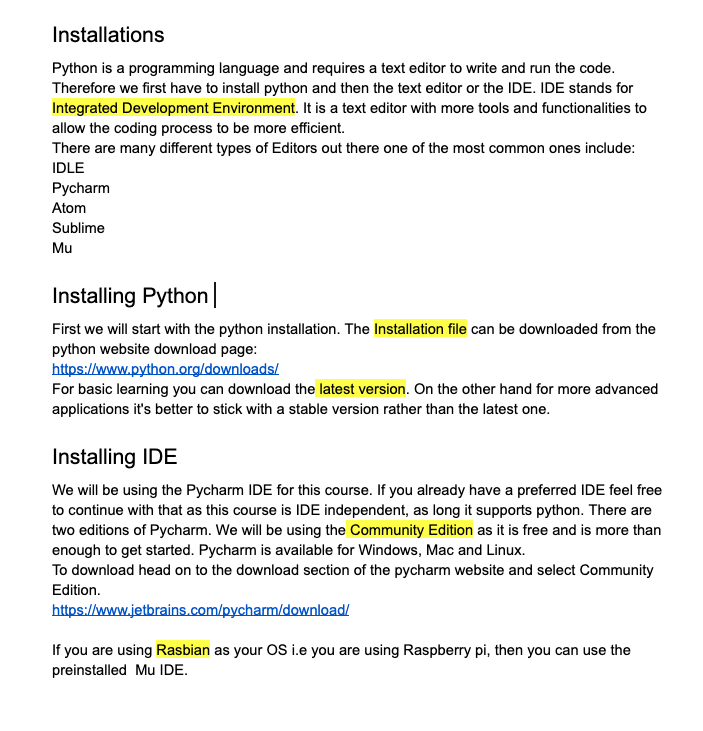
#> input picture small_projects/opencv/intermediate/highlighted_detection/test.png, 703 x 731 px
$ python main.py
#> lines starting #> are read from the running program, lines starting #| are printed output that depends on the picture; after the words box and inside, x2 and y2 are one past the last pixel; in counts of white or black regions, pixels touching at a corner belong together
### small_projects/opencv/intermediate/highlighted_detection/utils.py
import cv2
import numpy as np

def detect_color(img, hsv):
    imgHSV = cv2.cvtColor(img, cv2.COLOR_BGR2HSV)
    lower = np.array([hsv[0], hsv[2], hsv[4]])
    upper = np.array([hsv[1], hsv[3], hsv[5]])
    mask = cv2.inRange(imgHSV, lower, upper)
    imgResult = cv2.bitwise_and(img, img, mask=mask)
    return imgResult

def get_contours(img, imgDraw, cThr=[100,100], showCanny=False, minArea=1000, filter=0, draw=False):
    imgDraw = imgDraw.copy()
    imgGray = cv2.cvtColor(img, cv2.COLOR_BGR2GRAY)
    imgBlur = cv2.GaussianBlur(imgGray, (5,5), 1)
    imgCanny = cv2.Canny(imgBlur, cThr[0], cThr[1])
    kernel = np.array((10,10))
    imgDial = cv2.dilate(imgCanny, kernel, iterations=1)
    imgClose = cv2.morphologyEx(imgDial, cv2.MORPH_CLOSE, kernel)

    if showCanny:
        cv2.imshow('Canny', imgClose)
    contours, hiearchy = cv2.findContours(imgClose, cv2.RETR_EXTERNAL, cv2.CHAIN_APPROX_SIMPLE)
    finalCountours = []

    for i in contours:
        area = cv2.contourArea(i)
        if area > minArea:
            peri = cv2.arcLength(i, True)
            approx = cv2.approxPolyDP(i, 0.02 * peri, True)
            bbox = cv2.boundingRect(approx)

            if filter > 0:
                if len(approx) == filter:
                    finalCountours.append([len(approx), area, approx, bbox, i])
            else:
                finalCountours.append([len(approx), area, approx, bbox, i])

    finalCountours = sorted(finalCountours, key=lambda x: x[1], reverse=True)
    if draw:
        for con in finalCountours:
            x, y, w, h = con[3]
            cv2.rectangle(imgDraw, (x, y), (x + w, y + h), (255,0,255), 3)

    return imgDraw, finalCountours

def get_roi(img, contours):
    roiList = []
    for con in contours:
        x, y, w, h = con[3]
        roiList.append(img[y:y + h, x:x + w])

    return roiList


def roi_display(roiList):
    for x, roi in enumerate(roiList):
        roi = cv2.resize(roi, (0,0), None, 2, 2)
        cv2.imshow(str(x), roi)


# [41 lines left out: functions save_text, stack_images, not called in this run]

### small_projects/opencv/intermediate/highlighted_detection/main.py
from utils import *
import pytesseract

path = 'test.png'
hsv = [0, 65, 59, 255, 0, 255]
# pytesseract.pytesseract.tesseract_cmd = 'C:\\Program Files\\Tesseract-OCR\\tesseract.exe'
pytesseract.pytesseract.tesseract_cmd = '/usr/local/Cellar/tesseract/4.1.1'

img = cv2.imread(path)
#> img is the input picture: shape (731, 703, 3); mean B, G, R 236.5, 239, 238.6
imgResult = detect_color(img, hsv)
#> in detect_color, `imgHSV = cv2.cvtColor(img, cv2.COLOR_BGR2HSV)`: imgHSV: shape (731, 703, 3); mean H, S, V 1.4, 4.8, 239.6
#> in detect_color, `mask = cv2.inRange(imgHSV, lower, upper)`:
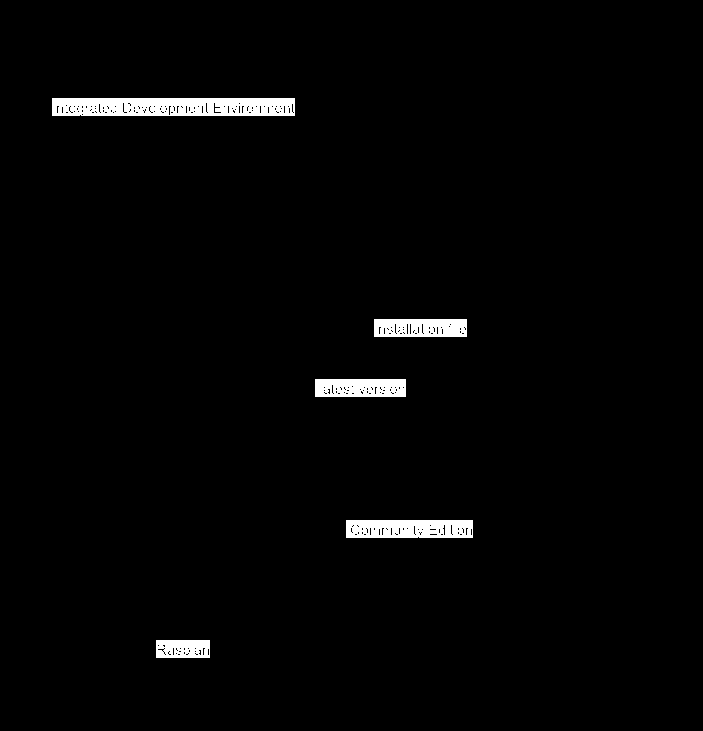
#> mask: shape (731, 703); 2% white; 5 white regions, box (x1, y1, x2, y2) and area: (52, 98, 295, 116) 4078, (346, 520, 473, 538) 2136, (374, 319, 467, 337) 1558, (315, 379, 406, 397) 1550, (156, 640, 210, 658) 899
#> in detect_color, `imgResult = cv2.bitwise_and(img, img, mask=mask)`:
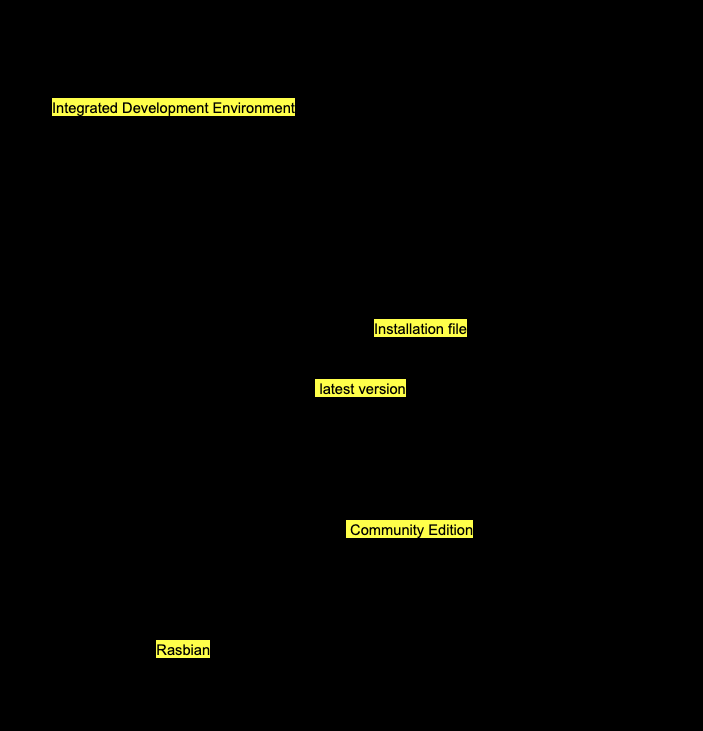
#> imgResult: shape (731, 703, 3); mean B, G, R 1.3, 4.4, 4.4
imgContours, contours = get_contours(imgResult, img, showCanny=True, minArea=1000, filter=4, cThr=[100,150], draw=True)
#> in get_contours, `imgBlur = cv2.GaussianBlur(imgGray, (5,5), 1)`:
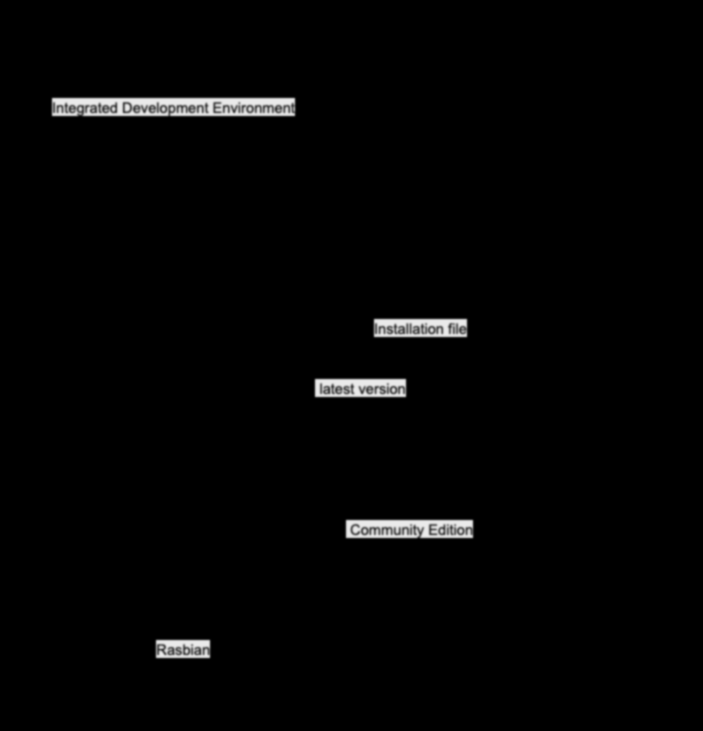
#> imgBlur: shape (731, 703); min 0, max 234, mean 4
#> in get_contours, `imgCanny = cv2.Canny(imgBlur, cThr[0], cThr[1])`: imgCanny: shape (731, 703); 0.76% white in thin lines or dots, all inside (x1, y1, x2, y2) = (51, 97, 474, 659)
#> in get_contours, `imgDial = cv2.dilate(imgCanny, kernel, iterations=1)`: imgDial: shape (731, 703); 1.3% white in thin lines or dots, all inside (x1, y1, x2, y2) = (51, 97, 474, 660)
#> in get_contours, `imgClose = cv2.morphologyEx(imgDial, cv2.MORPH_CLOSE, kernel)`:
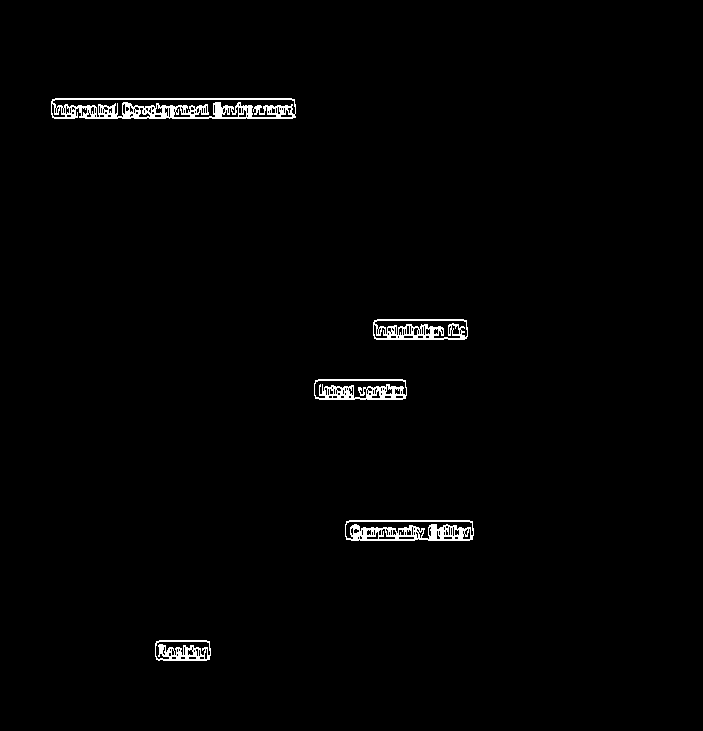
#> imgClose: shape (731, 703); 1.4% white in thin lines or dots, all inside (x1, y1, x2, y2) = (51, 98, 474, 661)
#> in get_contours, `contours, hiearchy = cv2.findContours(imgClose, cv2.RETR_EXTERNAL, cv2..`: contours = 5 contours; box (x1, y1, x2, y2) and area: (51, 98, 296, 119) 4789, (345, 520, 474, 541) 2514, (373, 319, 468, 340) 1852, (314, 379, 407, 400) 1805, (155, 640, 211, 661) 1070; hiearchy = [[1, -1, -1, -1], [2, 0, -1, -1], [3, 1, -1, -1], [4, 2, -1, -1], [-1, 3, -1, -1]]
#> the loop in get_contours, `for i in contours:` made 5 passes
#> (area, peri, approx, bbox) on passes 1 to 5: (1070, 146.1, [[155, 643], [158, 660], [209, 659], [206, 640]], (155, 640, 55, 21)), (2514, 293.8, [[345, 524], [351, 540], [473, 535], [469, 520]], (345, 520, 129, 21)), (1805, 221, [[314, 383], [319, 399], [406, 395], [402, 379]], (314, 379, 93, 21)), (1852, 224.1, [[373, 322], [376, 339], [467, 336], [463, 319]], (373, 319, 95, 21)), (4789, 563.3, [[51, 101], [54, 118], [295, 117], [291, 98]], (51, 98, 245, 21))
#> after the loop in get_contours, `for i in contours:`: finalCountours = 5 items
#> the loop in get_contours, `for con in finalCountours:` made 5 passes
#> (x, y, w) on passes 1 to 5: (51, 98, 245), (345, 520, 129), (373, 319, 95), (314, 379, 93), (155, 640, 55)
#> after the loop in get_contours, `for con in finalCountours:`:
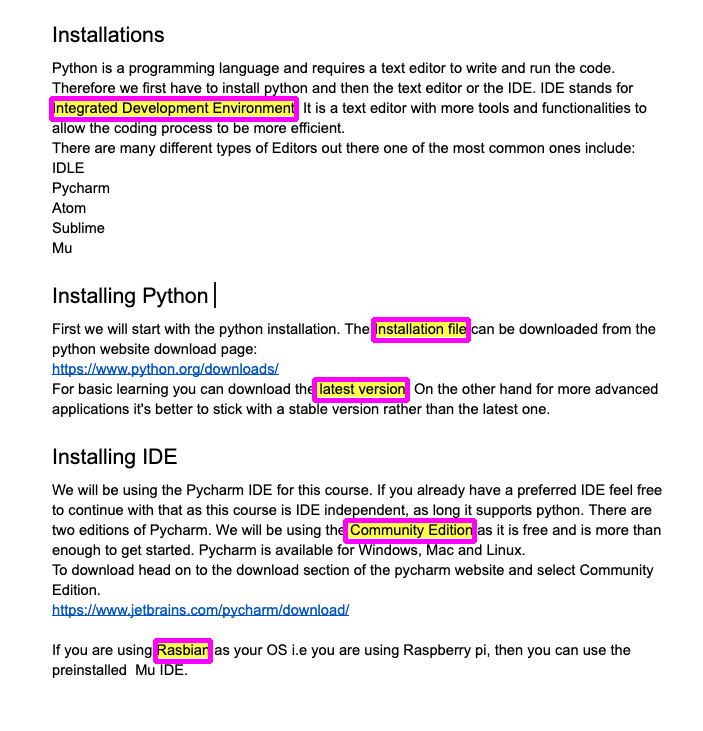
#> imgDraw: shape (731, 703, 3); 1.39% of pixels changed, all inside (x1, y1, x2, y2) = (49, 96, 477, 664)
#> contours = 5 items
cv2.imshow("Contours", imgContours)


roi_list = get_roi(img, contours)
#> the loop in get_roi, `for con in contours:` made 5 passes
#> roi_list = 5 items
roi_display(roi_list)
#> the loop in roi_display, `for x, roi in enumerate(roiList):` made 5 passes
#> pass 1, in roi_display, `roi = cv2.resize(roi, (0,0), None, 2, 2)`:
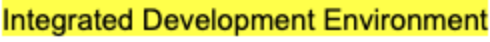
#> roi: shape (42, 490, 3); mean of channels 0, 1, 2 88.5, 211.5, 211.5; drawn as B, G, R
#> pass 3, in roi_display, `roi = cv2.resize(roi, (0,0), None, 2, 2)`:
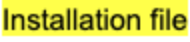
#> roi: shape (42, 190, 3); mean of channels 0, 1, 2 90.1, 210.4, 210.4; drawn as B, G, R
highlighted = []

for i, roi in enumerate(roi_list):
#> (the run stopped early here; a loop or call above may not have finished)
